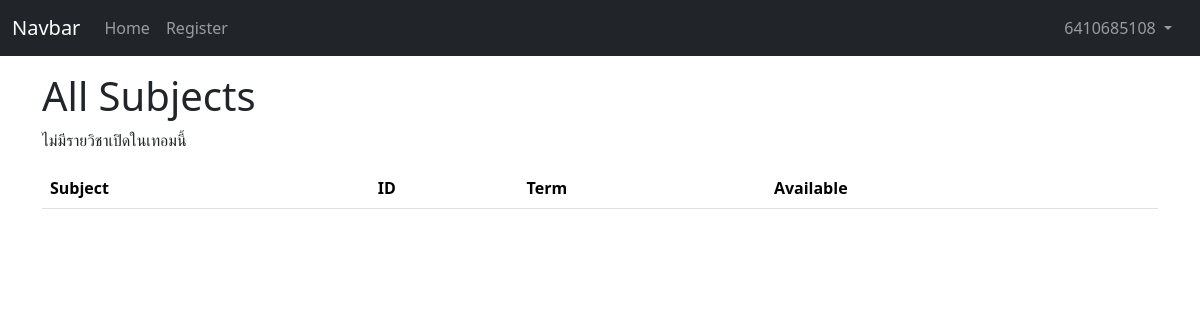
Page /subjects/registed (signed in) on the earlier database version.
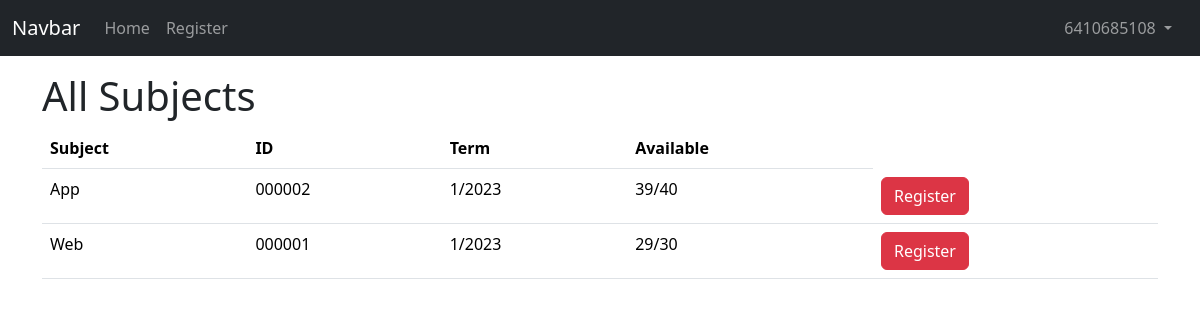
Same page on the later database version.
### users/models.py (models this page shows, shortened)
class CustomUser(AbstractUser):
    email = models.EmailField(unique=True)
    RegSubject_set = models.ManyToManyField(to='subjects.subject', through='users.ListRegSubject',related_name='StudentReg_set')

class ListRegSubject(models.Model):
    user = models.ForeignKey('users.CustomUser', on_delete=models.CASCADE, related_name='list_subject')
    Subject = models.ForeignKey('subjects.subject', on_delete=models.CASCADE, related_name='list_name')
    class Meta:
        constraints = [
            models.UniqueConstraint(
                fields=['user', 'Subject'], name='unique_user_subject'
            )
        ]

### subjects/models.py (models this page shows, shortened)
class subject(models.Model):
    subjectID = models.CharField(max_length=6)
    subjectName = models.CharField(max_length=64)
    term = models.IntegerField(default=0)
    year = models.IntegerField(default=datetime.now().year)
    remaining_class = models.IntegerField()
    max_class = models.IntegerField()
    subjectStatus = models.BooleanField(default=False)

### subjects/views.py (the view)
# urls.py: path('registed', views.showRegsubject, name='registed'),
@login_required
def showRegsubject(request):
    subjectofstudent = request.user.list_subject.all()
    return render(request, 'subjects/registed.html', {'reg_subjects': subjectofstudent})

### subjects/templates/subjects/registed.html (shortened to what this page needs)
{% extends "subjects/layout.html" %}
{% block body %}
    <h1 class="mt-3">All Subjects</h1>
    <table class="table">
        <thead>
          <tr>
            <th scope="col">Subject</th>
            <th scope="col">ID</th>
            <th scope="col">Term</th>
            <th scope="col">Available</th>
          </tr>
        </thead>
        <tbody>
    {% for reg in reg_subjects %}
        {% with subject=reg.Subject %}
        <tr>
            <form action="users/unregisted" method="post">
                <td name="subjectName">{{subject.subjectName}}</th>
                <td name="subjectID">{{ subject.subjectID }}</td>
                <td>{{ subject.term }}/{{ subject.year }}</td>
                <td name="available">{{ subject.remaining_class }}/{{ subject.max_class }}</td>
                <td><a href="unregisted/{{subject.subjectID}}" class="btn btn-danger" onclick="return confirm('Comfirm Unregister or not.')">Register</a></td>
            </form>
        </tr>
        {% endwith %}
    {% empty %}
        <p>ไม่มีรายวิชาเปิดในเทอมนี้</p>
    {% endfor %}
{% endblock %}

### subjects/templates/subjects/layout.html (shortened to what this page needs)
<!DOCTYPE html>
<html lang="en">
<head>
    <link href="https://cdn.jsdelivr.net/npm/bootstrap@5.3.2/dist/css/bootstrap.min.css" rel="stylesheet">
</head>
<body>
  <nav class="navbar navbar-expand-lg navbar-dark bg-dark">
    <div class="container-fluid">
      <a class="navbar-brand" href="#">Navbar</a>
      <div class="collapse navbar-collapse" id="navbarSupportedContent">
        <ul class="navbar-nav me-auto mb-2 mb-lg-0">
          <li class="nav-item">
            <a class="nav-link" aria-current="page" href="{% url 'index' %}">Home</a>
          </li>
          <li class="nav-item">
            <a class="nav-link" href="{% url 'allsubject' %}">Register</a>
          </li>
        </ul>
        {% if user.is_authenticated %}
          <ul class="navbar-nav me-2">
            <li class="nav-item dropdown">
              <a class="nav-link dropdown-toggle" href="#" role="button" data-bs-toggle="dropdown" aria-expanded="false">
                {{ user.username }}
              </a>
            </li>
          </ul>
        {% endif %}
      </div>
    </div>
  </nav>
  <div class="container">
      {% block body %}
      {% endblock %}
  </div>
</body>
</html>

Differences in the rows shown:
added ListRegSubject: Subject.subjectName "App", Subject.subjectID "000002", Subject.term "1", Subject.year "2023", Subject.remaining_class "39", Subject.max_class "40"
added ListRegSubject: Subject.subjectName "Web", Subject.subjectID "000001", Subject.term "1", Subject.year "2023", Subject.remaining_class "29", Subject.max_class "30"
Other differences:
text no longer shown: "ไม่มีรายวิชาเปิดในเทอมนี้"
